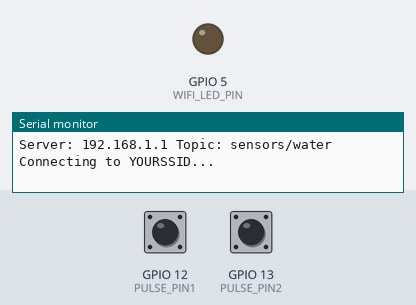
Simulated run of this sketch. Board: ESP8266 (NodeMCU). Parts: output pins drawn as LEDs (lit = HIGH), the last lines printed to the serial monitor. The test bench sets the inputs (shaded band); at power-on: GPIO 12 (PULSE_PIN1) LOW, GPIO 13 (PULSE_PIN2) LOW. WiFi joins after 1.5 s; servers stay silent unless stated; no MQTT or app messages arrive unless stated.

Above: at 0.1 s.
At 120.3 s:
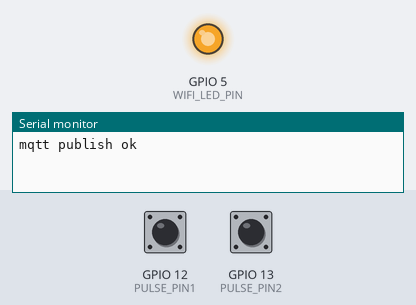
Timing chart, 0 to 121.8 s (numbered marks = the images above):
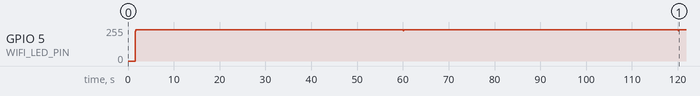

The sketch:

simple_mqtt_pulsecounter.ino
```cpp
// (licence header left out)
#include <Arduino.h>

#include <ESP8266WiFi.h>
#include <PubSubClient.h>

extern "C" {
#include "user_interface.h"
}

const char CompileDate[] = __DATE__ " " __TIME__;

#define WIFI_LED_PIN 5  // LED on when connected to Wifi
#define PULSE_PIN1 12   // P1
#define PULSE_PIN2 13   // P2

#define SAMPLE_MINUTES 1

#define SENSOR_FAMILY "ESP8266"  // final sensor name for MQTT will be SENSOR_FAMILY-SENSOR_NAME-SENSOR_ID
#define SENSOR_NAME "water"      // default values give: "ESP8266-water-1"
#define SENSOR_ID "1"

//#define MAX_MQTT_FAILURES_BEFORE_REBOOT 10 //not used

#define DEBOUNCE_MS 20 //debouncing for interrupts

const char *Ssid =  "YOURSSID";   // cannot be longer than 32 characters! there also might be an issue with connection if SSID is less than 8 chars
const char *Pass =  "PASSWORD";    //
char MqttServer[] = "192.168.1.1"; // address of your MQTT Server
unsigned int MqttPort = 1883;      // MQTT port number. default is 1883

char MqttTopic[] = "sensors/" SENSOR_NAME;
//char MqttTopicIn[] = "sensors-control/" SENSOR_NAME; // mqtt callback not implemented

volatile unsigned int Pulses1 = 0;
volatile unsigned int PulsesLast1 = 0;
volatile unsigned int PulsesKept1 = 0;

volatile unsigned int Pulses2 = 0;
volatile unsigned int PulsesLast2 = 0;
volatile unsigned int PulsesKept2 = 0;

volatile unsigned int PulsesPeriods = 0;

unsigned int MqttFailures = 0;

void mqttCallback(char* topic, byte* payload, unsigned int length) {
  Serial.println("mqtt callback invoked. not implemented.");
}

WiFiClient WifiClient;
PubSubClient MqttClient(MqttServer, MqttPort, mqttCallback, WifiClient);

volatile unsigned long LastMicros1;
void pulseHandler1() {
  if((long)(micros() - LastMicros1) >= DEBOUNCE_MS * 1000) {
    Pulses1 = Pulses1 + 1;
    LastMicros1 = micros();
  }
}

volatile unsigned long LastMicros2;
void pulseHandler2() {
  if((long)(micros() - LastMicros2) >= DEBOUNCE_MS * 1000) {
    Pulses2 = Pulses2 + 1;
    LastMicros2 = micros();
  }
}

// TIMER
os_timer_t myTimer;
bool tickOccured;

void timerCallback(void *pArg) {
  PulsesLast1 = Pulses1;
  PulsesKept1 += Pulses1;
  Pulses1 = 0;

  PulsesLast2 = Pulses2;
  PulsesKept2 += Pulses2;
  Pulses2 = 0;

  PulsesPeriods++;

  tickOccured = true;
}

void timerInit(void) {
  os_timer_setfn(&myTimer, timerCallback, NULL);
  os_timer_arm(&myTimer, 1000 * 60 * SAMPLE_MINUTES, true);
}

void setup() {
  Serial.begin(74880);
  delay(10);
  Serial.println();
  Serial.print("Simple MQTT Pulse counter (C) Anton Viktorov, latonita@yandex.ru, "); Serial.println(CompileDate);
  Serial.print("Server: ");Serial.print(MqttServer);Serial.print(" Topic: "); Serial.println(MqttTopic);

  WiFi.mode(WIFI_STA);

//  pinMode(4, INPUT_PULLUP);
  pinMode(2, INPUT_PULLUP);
  pinMode(15, INPUT_PULLUP);
//  pinMode(12, INPUT_PULLUP);
//  pinMode(13, INPUT_PULLUP);
  pinMode(14, INPUT_PULLUP);
  pinMode(16, INPUT_PULLDOWN_16);

  pinMode(WIFI_LED_PIN, OUTPUT);
  digitalWrite(WIFI_LED_PIN, LOW);

  pinMode(PULSE_PIN1, INPUT);
  attachInterrupt(PULSE_PIN1, pulseHandler1, RISING);

  pinMode(PULSE_PIN2, INPUT);
  attachInterrupt(PULSE_PIN2, pulseHandler2, RISING);

  tickOccured = false;
  timerInit();
}
//
//void delay500() {
//  for(int i = 0; i < 20; i++) {
//    delay(10);
//    yield();
//  }
//}

void loop() {
  if (tickOccured == true) {
    Serial.print("Tick occured. Pulses kept so far: ");

    String payload = "{\"d\":{\"N\":\"" SENSOR_NAME "-" SENSOR_ID "\"";
    payload += ",\"P1\":";
    payload += PulsesKept1;
    payload += ",\"P2\":";
    payload += PulsesKept2;
    payload += ",\"Sec\":";
    payload += PulsesPeriods * 60 * SAMPLE_MINUTES;
    payload += ",\"Per\":";
    payload += PulsesPeriods;
    payload += ",\"Up\":";
    payload += ((unsigned long)millis()/1000);
    payload += "}}";

    Serial.println(payload);

    if (MqttClient.publish(MqttTopic, (char*) payload.c_str())) {
      Serial.println("mqtt publish ok");
      PulsesPeriods = 0;
      PulsesKept1 = 0;
      PulsesKept2 = 0;
    } else {
      Serial.println("mqtt publish fail");

//      MqttFailures++;                                             // not sure why I wanted to do this :) so I commented this out later
//      if (MqttFailures >= MAX_MQTT_FAILURES_BEFORE_REBOOT) {
//        Serial.println("too many mqtt failures, rebooting");
//        ESP.reset();
//      }
      if (MqttClient.connected()) {
        Serial.println("mqtt connection still up");
      } else {
        Serial.println("mqtt connection down");
        if (MqttClient.connect("ESP8266-" SENSOR_NAME "-" SENSOR_ID)) {
          yield();
        }
      }
    }

    tickOccured = false;
  }

  digitalWrite(WIFI_LED_PIN, 0);

  if (WiFi.status() != WL_CONNECTED) {
    Serial.print("Connecting to ");
    Serial.print(Ssid);
    Serial.println("...");
//    digitalWrite(WIFI_LED_PIN, 1);
//    delay500();
//    digitalWrite(WIFI_LED_PIN, 0);
//    delay500();
    WiFi.begin(Ssid, Pass);

    if (WiFi.waitForConnectResult() != WL_CONNECTED) {
      WiFi.printDiag(Serial);
      return;
    }
    Serial.println("WiFi connected");
  } else {
    digitalWrite(WIFI_LED_PIN, 1);
  }

  if (WiFi.status() == WL_CONNECTED) {
    if (!MqttClient.connected()) {
      yield();
      if (MqttClient.connect(SENSOR_FAMILY "-" SENSOR_NAME "-" SENSOR_ID)) {
        yield();
      	MqttClient.publish("welcome",SENSOR_FAMILY "-" SENSOR_NAME "-" SENSOR_ID);
        Serial.println("MQTT connected");
//	      MqttClient.subscribe(MqttTopicIn);
      }
    }

    if (MqttClient.connected())
      MqttClient.loop();
  }

  yield();
}
```
